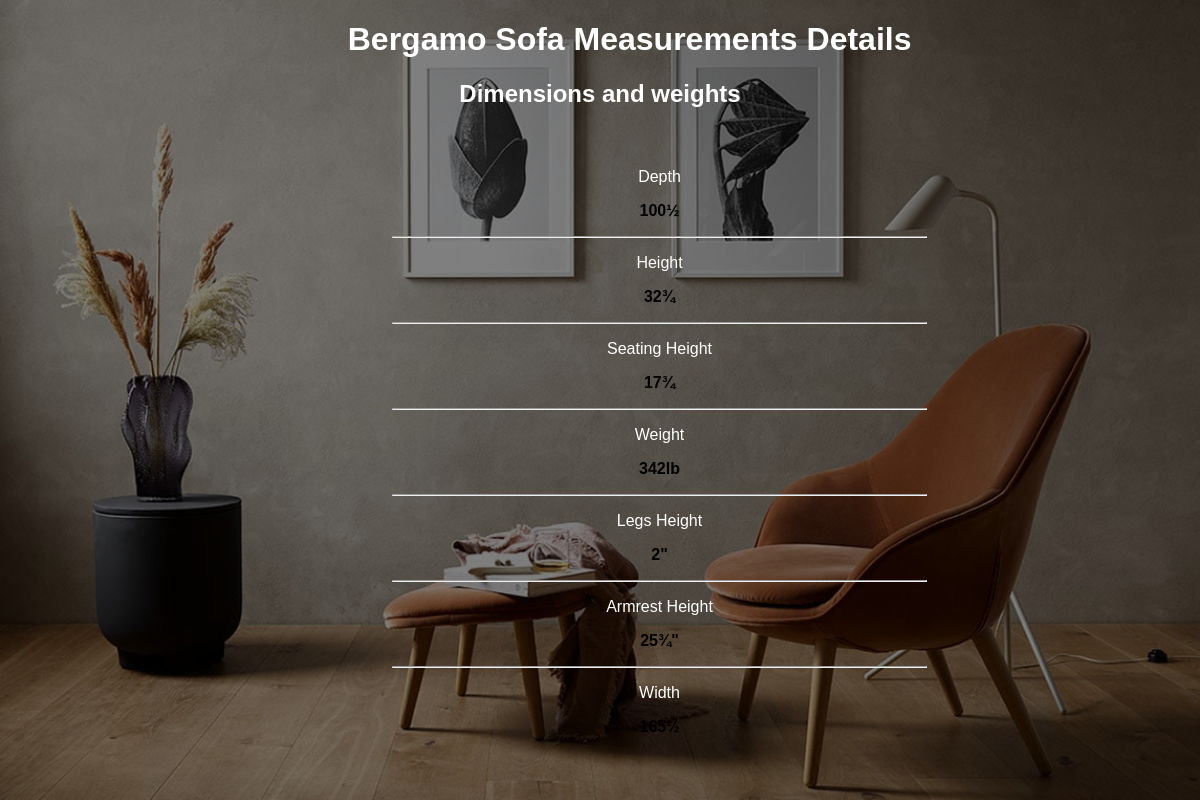
/HtmlFiles/BergamoMeasurementsDetails.php, run on the app's committed database.
### tables this page shows
CREATE TABLE `bergamomeasurements` (
  `id` int(11) NOT NULL,
  `Depth` varchar(20) DEFAULT NULL,
  `Height` varchar(20) DEFAULT NULL,
  `SeatingHeight` varchar(20) DEFAULT NULL,
  `Weight` varchar(20) DEFAULT NULL,
  `LegsHeight` varchar(20) DEFAULT NULL,
  `ArmrestHeight` varchar(20) DEFAULT NULL,
  `Width` varchar(20) DEFAULT NULL
);

### PhpFiles/BergamoMeasurements.php (the view)
<?php
function displayBergamoMeasurements($conn) {
    $sql = "SELECT * FROM bergamomeasurements LIMIT 1";
    $result = $conn->query($sql);
    if ($result && $result->num_rows > 0) {
        $row = $result->fetch_assoc();
        echo "<p style='color: white;'>Depth</p>";
        echo "<strong><p>{$row['Depth']}</p></strong>";
        echo "<hr style='width: 90%;'>";
        echo "<p style='color: white;'>Height</p>";
        echo "<strong><p>{$row['Height']}</p></strong>";
        echo "<hr style='width: 90%;'>";
        echo "<div><p style='color: white;'>Seating Height</p>";
        echo "<strong><p>{$row['SeatingHeight']}</p></strong></div>";
        echo "<hr style='width: 90%;'>";
        echo "<div><p style='color: white;'>Weight</p>";
        echo "<strong><p>{$row['Weight']}</p></strong></div>";
        echo "<hr style='width: 90%;'>";
        echo "<div><p style='color: white;'>Legs Height</p>";
        echo "<strong><p>{$row['LegsHeight']}</p></strong></div>";
        echo "<hr style='width: 90%;'>";
        echo "<div><p style='color: white;'>Armrest Height</p>";
        echo "<strong><p>{$row['ArmrestHeight']}</p></strong></div>";
        echo "<hr style='width: 90%;'>";
        echo "<div><p style='color: white;'>Width</p>";
        echo "<strong><p>{$row['Width']}</p></strong></div>";
    } else {
        echo "<p style='color: white;'>No Bergamo measurements found.</p>";
    }
}
?>

### HtmlFiles/BergamoMeasurementsDetails.php (style rules this page uses)
body { text-align: center; background-color: #f4f4f4; font-family: Arial, sans-serif; background: linear-gradient(rgba(0, 0, 0, 0.5), rgba(0, 0, 0, 0.5)), url('../Images/ArtChairProductDetailsBackgroundImage.jpg') no-repeat center center fixed; background-size: cover; }

### data on the page
bergamomeasurements: Depth "100½", Height "32¾", SeatingHeight "17¾", Weight "342lb", LegsHeight "2\"", ArmrestHeight "25¾\"", Width "165½"
